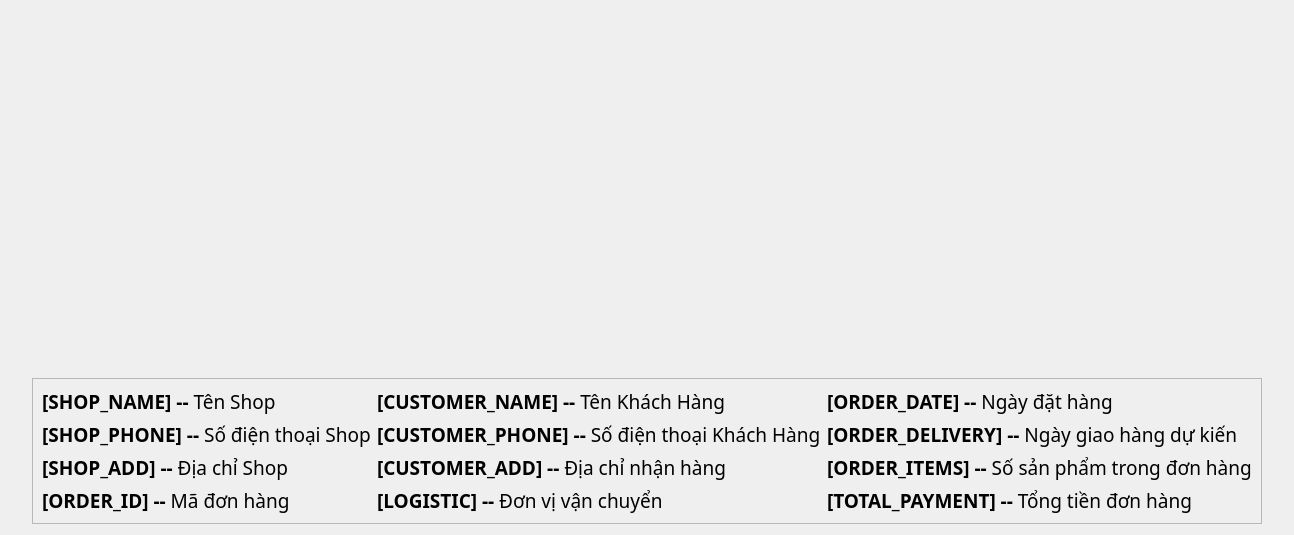
                             <widget class="QWidget" name="scrollAreaWidgetContentsOrderShipping">
                              <property name="geometry">
                               <rect>
                                <x>0</x>
                                <y>0</y>
                                <width>1184</width>
                                <height>535</height>
                               </rect>
                              </property>
                              <layout class="QVBoxLayout" name="verticalLayout_26">
                               <property name="leftMargin">
                                <number>32</number>
                               </property>
                               <property name="topMargin">
                                <number>0</number>
                               </property>
                               <property name="rightMargin">
                                <number>32</number>
                               </property>
                               <item alignment="Qt::AlignTop">
                                <widget class="QFrame" name="frameOrderShipping_obj">
                                 <property name="minimumSize">
                                  <size>
                                   <width>0</width>
                                   <height>0</height>
                                  </size>
                                 </property>
                                 <property name="frameShape">
                                  <enum>QFrame::NoFrame</enum>
                                 </property>
                                 <property name="frameShadow">
                                  <enum>QFrame::Raised</enum>
                                 </property>
                                 <layout class="QVBoxLayout" name="frameOrderShipping">
                                  <property name="leftMargin">
                                   <number>0</number>
                                  </property>
                                  <property name="topMargin">
                                   <number>24</number>
                                  </property>
                                  <property name="rightMargin">
                                   <number>0</number>
                                  </property>
                                  <property name="bottomMargin">
                                   <number>24</number>
                                  </property>
                                 </layout>
                                </widget>
                               </item>
                               <item>
                                <widget class="QFrame" name="frame_7">
                                 <property name="sizePolicy">
                                  <sizepolicy hsizetype="Preferred" vsizetype="Maximum">
                                   <horstretch>0</horstretch>
                                   <verstretch>0</verstretch>
                                  </sizepolicy>
                                 </property>
                                 <property name="frameShape">
                                  <enum>QFrame::StyledPanel</enum>
                                 </property>
                                 <property name="frameShadow">
                                  <enum>QFrame::Raised</enum>
                                 </property>
                                 <layout class="QGridLayout" name="gridLayout_3">
                                  <item row="4" column="0">
                                   <widget class="QLabel" name="label_32">
                                    <property name="font">
                                     <font>
                                      <family>Nunito</family>
                                      <pointsize>14</pointsize>
                                      <weight>50</weight>
                                      <italic>false</italic>
                                      <bold>false</bold>
                                     </font>
                                    </property>
                                    <property name="text">
                                     <string>&lt;html&gt;&lt;head/&gt;&lt;body&gt;&lt;p&gt;&lt;span style=&quot; font-size:14pt; font-weight:700;&quot;&gt;[ORDER_ID] -- &lt;/span&gt;&lt;span style=&quot; font-size:14pt;&quot;&gt;Mã đơn hàng&lt;/span&gt;&lt;/p&gt;&lt;/body&gt;&lt;/html&gt;</string>
                                    </property>
                                   </widget>
                                  </item>
                                  <item row="3" column="0">
                                   <widget class="QLabel" name="label_33">
                                    <property name="font">
                                     <font>
                                      <family>Nunito</family>
                                      <pointsize>14</pointsize>
                                      <weight>50</weight>
                                      <italic>false</italic>
                                      <bold>false</bold>
                                     </font>
                                    </property>
                                    <property name="text">
                                     <string>&lt;html&gt;&lt;head/&gt;&lt;body&gt;&lt;p&gt;&lt;span style=&quot; font-size:14pt; font-weight:700;&quot;&gt;[SHOP_ADD] -- &lt;/span&gt;&lt;span style=&quot; font-size:14pt;&quot;&gt;Địa chỉ Shop&lt;/span&gt;&lt;/p&gt;&lt;/body&gt;&lt;/html&gt;</string>
                                    </property>
                                   </widget>
                                  </item>
                                  <item row="1" column="0" alignment="Qt::AlignTop">
                                   <widget class="QLabel" name="label_34">
                                    <property name="font">
                                     <font>
                                      <family>Nunito</family>
                                      <pointsize>14</pointsize>
                                      <weight>50</weight>
                                      <italic>false</italic>
                                      <bold>false</bold>
                                     </font>
                                    </property>
                                    <property name="styleSheet">
                                     <string notr="true"/>
                                    </property>
                                    <property name="text">
                                     <string>&lt;html&gt;&lt;head/&gt;&lt;body&gt;&lt;p&gt;&lt;span style=&quot; font-size:14pt; font-weight:700;&quot;&gt;[SHOP_NAME] -- &lt;/span&gt;&lt;span style=&quot; font-size:14pt;&quot;&gt;Tên Shop&lt;/span&gt;&lt;/p&gt;&lt;/body&gt;&lt;/html&gt;</string>
                                    </property>
                                   </widget>
                                  </item>
                                  <item row="2" column="0">
                                   <widget class="QLabel" name="label_35">
                                    <property name="font">
                                     <font>
                                      <family>Nunito</family>
                                      <pointsize>14</pointsize>
                                      <weight>50</weight>
                                      <italic>false</italic>
                                      <bold>false</bold>
                                     </font>
                                    </property>
                                    <property name="text">
                                     <string>&lt;html&gt;&lt;head/&gt;&lt;body&gt;&lt;p&gt;&lt;span style=&quot; font-size:14pt; font-weight:700;&quot;&gt;[SHOP_PHONE] -- &lt;/span&gt;&lt;span style=&quot; font-size:14pt;&quot;&gt;Số điện thoại Shop&lt;/span&gt;&lt;/p&gt;&lt;/body&gt;&lt;/html&gt;</string>
                                    </property>
                                   </widget>
                                  </item>
                                  <item row="1" column="1">
                                   <widget class="QLabel" name="label_36">
                                    <property name="font">
                                     <font>
                                      <family>Nunito</family>
                                      <pointsize>14</pointsize>
                                      <weight>50</weight>
                                      <italic>false</italic>
                                      <bold>false</bold>
                                     </font>
                                    </property>
                                    <property name="text">
                                     <string>&lt;html&gt;&lt;head/&gt;&lt;body&gt;&lt;p&gt;&lt;span style=&quot; font-size:14pt; font-weight:700;&quot;&gt;[CUSTOMER_NAME] -- &lt;/span&gt;&lt;span style=&quot; font-size:14pt;&quot;&gt;Tên Khách Hàng&lt;/span&gt;&lt;/p&gt;&lt;/body&gt;&lt;/html&gt;</string>
                                    </property>
                                   </widget>
                                  </item>
                                  <item row="2" column="1">
                                   <widget class="QLabel" name="label_37">
                                    <property name="font">
                                     <font>
                                      <family>Nunito</family>
                                      <pointsize>14</pointsize>
                                      <weight>50</weight>
                                      <italic>false</italic>
                                      <bold>false</bold>
                                     </font>
                                    </property>
                                    <property name="text">
                                     <string>&lt;html&gt;&lt;head/&gt;&lt;body&gt;&lt;p&gt;&lt;span style=&quot; font-size:14pt; font-weight:700;&quot;&gt;[CUSTOMER_PHONE] -- &lt;/span&gt;&lt;span style=&quot; font-size:14pt;&quot;&gt;Số điện thoại Khách Hàng&lt;/span&gt;&lt;/p&gt;&lt;/body&gt;&lt;/html&gt;</string>
                                    </property>
                                   </widget>
                                  </item>
                                  <item row="3" column="1">
                                   <widget class="QLabel" name="label_38">
                                    <property name="font">
                                     <font>
                                      <family>Nunito</family>
                                      <pointsize>14</pointsize>
                                      <weight>50</weight>
                                      <italic>false</italic>
                                      <bold>false</bold>
                                     </font>
                                    </property>
                                    <property name="text">
                                     <string>&lt;html&gt;&lt;head/&gt;&lt;body&gt;&lt;p&gt;&lt;span style=&quot; font-size:14pt; font-weight:700;&quot;&gt;[CUSTOMER_ADD] -- &lt;/span&gt;&lt;span style=&quot; font-size:14pt;&quot;&gt;Địa chỉ nhận hàng&lt;/span&gt;&lt;/p&gt;&lt;/body&gt;&lt;/html&gt;</string>
                                    </property>
                                   </widget>
                                  </item>
                                  <item row="1" column="2">
                                   <widget class="QLabel" name="label_39">
                                    <property name="font">
                                     <font>
                                      <family>Nunito</family>
                                      <pointsize>14</pointsize>
                                      <weight>50</weight>
                                      <italic>false</italic>
                                      <bold>false</bold>
                                     </font>
                                    </property>
                                    <property name="text">
                                     <string>&lt;html&gt;&lt;head/&gt;&lt;body&gt;&lt;p&gt;&lt;span style=&quot; font-size:14pt; font-weight:700;&quot;&gt;[ORDER_DATE] -- &lt;/span&gt;&lt;span style=&quot; font-size:14pt;&quot;&gt;Ngày đặt hàng&lt;/span&gt;&lt;/p&gt;&lt;/body&gt;&lt;/html&gt;</string>
                                    </property>
                                   </widget>
                                  </item>
                                  <item row="2" column="2">
                                   <widget class="QLabel" name="label_40">
                                    <property name="font">
                                     <font>
                                      <family>Nunito</family>
                                      <pointsize>14</pointsize>
                                      <weight>50</weight>
                                      <italic>false</italic>
                                      <bold>false</bold>
                                     </font>
                                    </property>
                                    <property name="text">
                                     <string>&lt;html&gt;&lt;head/&gt;&lt;body&gt;&lt;p&gt;&lt;span style=&quot; font-size:14pt; font-weight:700;&quot;&gt;[ORDER_DELIVERY] -- &lt;/span&gt;&lt;span style=&quot; font-size:14pt;&quot;&gt;Ngày giao hàng dự kiến&lt;/span&gt;&lt;/p&gt;&lt;/body&gt;&lt;/html&gt;</string>
                                    </property>
                                   </widget>
                                  </item>
                                  <item row="3" column="2">
                                   <widget class="QLabel" name="label_41">
                                    <property name="font">
                                     <font>
                                      <family>Nunito</family>
                                      <pointsize>14</pointsize>
                                      <weight>50</weight>
                                      <italic>false</italic>
                                      <bold>false</bold>
                                     </font>
                                    </property>
                                    <property name="text">
                                     <string>&lt;html&gt;&lt;head/&gt;&lt;body&gt;&lt;p&gt;&lt;span style=&quot; font-size:14pt; font-weight:700;&quot;&gt;[ORDER_ITEMS] -- &lt;/span&gt;&lt;span style=&quot; font-size:14pt;&quot;&gt;Số sản phẩm trong đơn hàng&lt;/span&gt;&lt;/p&gt;&lt;/body&gt;&lt;/html&gt;</string>
                                    </property>
                                   </widget>
                                  </item>
                                  <item row="4" column="1">
                                   <widget class="QLabel" name="label_42">
                                    <property name="font">
                                     <font>
                                      <family>Nunito</family>
                                      <pointsize>14</pointsize>
                                      <weight>50</weight>
                                      <italic>false</italic>
                                      <bold>false</bold>
                                     </font>
                                    </property>
                                    <property name="text">
                                     <string>&lt;html&gt;&lt;head/&gt;&lt;body&gt;&lt;p&gt;&lt;span style=&quot; font-size:14pt; font-weight:700;&quot;&gt;[LOGISTIC] -- &lt;/span&gt;&lt;span style=&quot; font-size:14pt;&quot;&gt;Đơn vị vận chuyển&lt;/span&gt;&lt;/p&gt;&lt;/body&gt;&lt;/html&gt;</string>
                                    </property>
                                   </widget>
                                  </item>
                                  <item row="4" column="2">
                                   <widget class="QLabel" name="label_43">
                                    <property name="font">
                                     <font>
                                      <family>Nunito</family>
                                      <pointsize>14</pointsize>
                                      <weight>50</weight>
                                      <italic>false</italic>
                                      <bold>false</bold>
                                     </font>
                                    </property>
                                    <property name="text">
                                     <string>&lt;html&gt;&lt;head/&gt;&lt;body&gt;&lt;p&gt;&lt;span style=&quot; font-size:14pt; font-weight:700;&quot;&gt;[TOTAL_PAYMENT] -- &lt;/span&gt;&lt;span style=&quot; font-size:14pt;&quot;&gt;Tổng tiền đơn hàng&lt;/span&gt;&lt;/p&gt;&lt;/body&gt;&lt;/html&gt;</string>
                                    </property>
                                   </widget>
                                  </item>
                                 </layout>
                                </widget>
                               </item>
                              </layout>
                             </widget>
